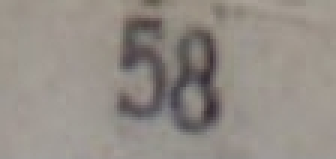
#> input picture pics/14.png, 112 x 53 px (shown 3 times larger)
$ python filterTest2.py   (older library calls are emulated)
#> lines starting #> are read from the running program, lines starting #| are printed output that depends on the picture; after the words box and inside, x2 and y2 are one past the last pixel; in counts of white or black regions, pixels touching at a corner belong together
#> further down, image is the input picture: shape (53, 112, 3) float32; mean R, G, B 0.578, 0.552, 0.526
### scripts/ocr.py
import matplotlib.pyplot as plt
import numpy as np
import cv2
import copy
import os
import shutil

from pylab import imread, imshow, figure, show, subplot, plot, scatter
from scipy.cluster.vq import kmeans, vq


# [177 lines left out: functions delete_files, save_digit_to_binary_img_as_mnist, save_digit_as_binary_original, crop_digit, binary_filter, resize and 4 more, not called in this run]


# obsolete code


# K means on color filtering, it doesn't clear out the background very well
# produces thick edge that connects digits together causion confusion
def img_kmeans(imgFile, k):
#> called with imgFile = '../pics/14.png', k = 2
    img = imread(imgFile)
    # reshaping the pixels matrix to read in for k means
    pixel = np.reshape(img, (img.shape[0] * img.shape[1], 3))

    # performing the clustering on shaped pixels
    centroids, _ = kmeans(pixel, k)      # centeroids contains the 2 representative color of the image
#> centroids = [[0.399, 0.372, 0.368], [0.61, 0.585, 0.555]]

    # quantization of 2 for color
    qnt, _ = vq(pixel, centroids)
#> qnt = 5936 values, max 1 at index 0, min 0 at index 47, mean 0.851

    # reshaping the result of the quantization, clustered contains the cluster numbers
    clustered = np.reshape(qnt, (img.shape[0], img.shape[1]))
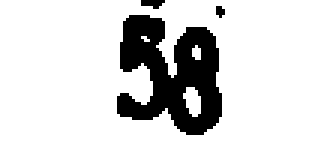
#> clustered: shape (53, 112) int32 (shown 3 times larger); values 0 (black) and 1 (white), 85.1% white; 3 black regions (2 under 20 px), largest, box (x1, y1, x2, y2) and area: (39, 5, 74, 45) 861
    clustered_color = centroids[clustered]   #color the clustered
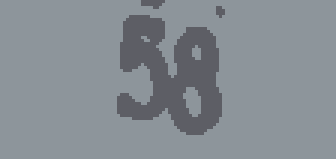
#> clustered_color: shape (53, 112, 3) float32 (shown 3 times larger); mean of channels 0, 1, 2 0.579, 0.553, 0.527; drawn as B, G, R
    return clustered, clustered_color


# binary matrix to position is used to convert binary image to positional matrix of each
# non white pixel, it is then used for k means to cluster the digits into groups
# It didn't go well because digits sometimes are connected so they are often clustered together
# [34 lines left out: functions binary_matrix_to_position, binary_matrix_to_position_num, not called in this run]

def binary_matrix_to_position_2(clustered):
    """ we assume the first color pixel that's most upper left of the image is not the
    color of the number, a quick fix
    """
    not_digit_color = clustered[1,1]
#> not_digit_color = 1

    binPosMat = np.empty((0,2), int)
    # go through the clustered matrix and get the position of the pixel that represent a digit
    for (x,y), pixel in np.ndenumerate(clustered):
        pixelColor =  clustered[x,y]
        if pixelColor != not_digit_color:
            binPos = np.empty((1,2), int)
            binPos[0,0] = x
            binPos[0,1] = y
            binPosMat = np.append(binPosMat, binPos, axis=0)
#> this loop made 5936 passes
#> (pixel, pixelColor, binPosMat) on passes 48 to 49: (0, 0, [[0, 47]]), (0, 0, [[0, 47], [0, 48]])
#> (pixel, pixelColor) on passes 52 to 55: (0, 0), (0, 0), (0, 0), (0, 0)
#> after the loop, binPosMat = 887 pairs, first value 0 to 44, second value 39 to 74

    return binPosMat


### scripts/filterTest2.py

# from PIL import Image

# Image.open('../pics/1.png').convert('L').save('../pics/1_gray.png')

import numpy as np
from pylab import imread, imshow, imsave, figure, show, subplot, plot, scatter
from scipy.cluster.vq import kmeans, vq
import ocr
import matplotlib.pyplot as plt
import numpy as np

from pylab import imread, imshow, figure, show, subplot, plot, scatter
from scipy.cluster.vq import kmeans, vq
from skimage import data, img_as_uint, img_as_float
from skimage.external.tifffile import imsave
from skimage.filters import threshold_otsu, threshold_adaptive, threshold_yen
from skimage.segmentation import clear_border


img = '../pics/14.png'
# img = imread('../pics/1.png')

image = imread(img)

clustered, clustered_color = ocr.img_kmeans(img, 2)

binPosMat = ocr.binary_matrix_to_position_2(clustered)

# color filtered using k means
# imsave("../pics/pic_clustered.png", clustered_color)


figure(1)
subplot(221)
imshow(image)
subplot(222)
imshow(clustered_color)
subplot(223)
scatter(binPosMat[:,0], binPosMat[:,1])
subplot(224)
show()
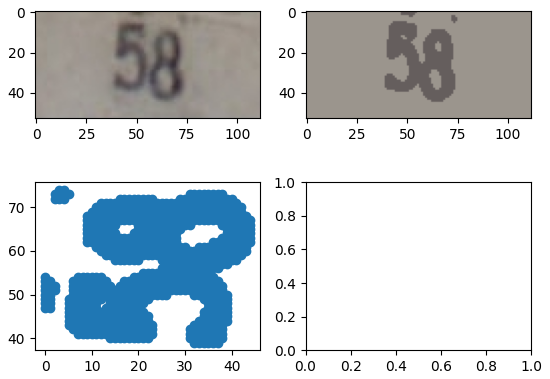
#> figure drawn by matplotlib, 3 panels

$ run again, with pics/1.png copied over pics/14.png
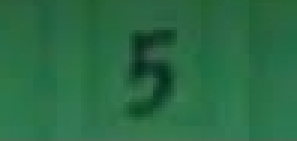
#> input picture pics/1.png, 99 x 47 px (shown 3 times larger)
#> image is the input picture: shape (47, 99, 3) float32; mean R, G, B 0.162, 0.42, 0.268
#> centroids = [[0.0787, 0.274, 0.17], [0.167, 0.429, 0.275]]
#> qnt = 4653 values, max 1 at index 0, min 0 at index 30, mean 0.939
#> in img_kmeans, `clustered = np.reshape(qnt, (img.shape[0], img.shape[1]))`:
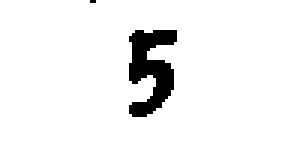
#> clustered: shape (47, 99) int32 (shown 3 times larger); values 0 (black) and 1 (white), 93.9% white; 2 black regions (1 under 20 px), largest, box (x1, y1, x2, y2) and area: (43, 10, 59, 39) 281
#> not_digit_color = 1
#> the loop in binary_matrix_to_position_2, `for (x,y), pixel in np.ndenumerate(clustered):` made 4653 passes
#> (pixel, pixelColor, binPosMat) on passes 31 to 32: (0, 0, [[0, 30]]), (0, 0, [[0, 30], [0, 31]])
#> after the loop in binary_matrix_to_position_2, `for (x,y), pixel in np.ndenumerate(clustered):`: binPosMat = 283 pairs, first value 0 to 38, second value 30 to 58
#> `show()`:
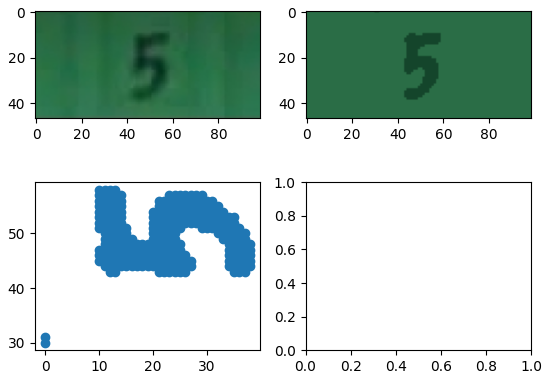
#> figure drawn by matplotlib, 3 panels

$ run again, with pics/12.png copied over pics/14.png
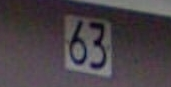
#> input picture pics/12.png, 171 x 87 px
#> image is the input picture: shape (87, 171, 3) float32; mean R, G, B 0.286, 0.257, 0.277
#> centroids = [[0.365, 0.338, 0.357], [0.211, 0.18, 0.2]]
#> qnt = 14877 values, max 1 at index 0, min 0 at index 72, mean 0.512
#> in img_kmeans, `clustered = np.reshape(qnt, (img.shape[0], img.shape[1]))`:
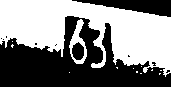
#> clustered: shape (87, 171) int32; values 0 (black) and 1 (white), 51.2% white; 11 black regions (8 under 20 px), largest, box (x1, y1, x2, y2) and area: (0, 16, 171, 87) 6180, (72, 0, 171, 17) 882, (72, 42, 84, 60) 166
#> not_digit_color = 1
#> the loop in binary_matrix_to_position_2, `for (x,y), pixel in np.ndenumerate(clustered):` made 14877 passes
#> (pixelColor, binPosMat) on passes 73 to 74: (0, [[0, 72]]), (0, [[0, 72], [0, 73]])
#> after the loop in binary_matrix_to_position_2, `for (x,y), pixel in np.ndenumerate(clustered):`: binPosMat = 7260 pairs, first value 0 to 86, second value 0 to 170
#> `show()`:
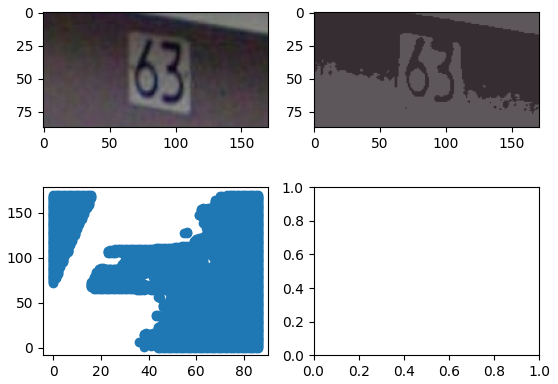
#> figure drawn by matplotlib, 3 panels
